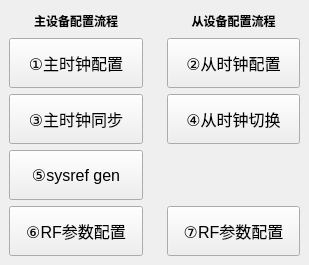
<?xml version="1.0" encoding="UTF-8"?>
<ui version="4.0">
 <class>Form</class>
 <widget class="QWidget" name="Form">
  <property name="geometry">
   <rect>
    <x>0</x>
    <y>0</y>
    <width>309</width>
    <height>265</height>
   </rect>
  </property>
  <property name="windowTitle">
   <string>RF配置</string>
  </property>
  <layout class="QGridLayout" name="gridLayout_2">
   <property name="leftMargin">
    <number>0</number>
   </property>
   <property name="topMargin">
    <number>0</number>
   </property>
   <property name="rightMargin">
    <number>0</number>
   </property>
   <property name="bottomMargin">
    <number>0</number>
   </property>
   <item row="0" column="0">
    <widget class="QWidget" name="widget_master" native="true">
     <layout class="QGridLayout" name="gridLayout">
      <item row="4" column="0">
       <widget class="QPushButton" name="btn_master_rf_config">
        <property name="minimumSize">
         <size>
          <width>0</width>
          <height>50</height>
         </size>
        </property>
        <property name="font">
         <font>
          <pointsize>12</pointsize>
         </font>
        </property>
        <property name="text">
         <string>⑥RF参数配置</string>
        </property>
       </widget>
      </item>
      <item row="1" column="0">
       <widget class="QPushButton" name="btn_master_clock_cfg">
        <property name="minimumSize">
         <size>
          <width>0</width>
          <height>50</height>
         </size>
        </property>
        <property name="font">
         <font>
          <pointsize>12</pointsize>
         </font>
        </property>
        <property name="text">
         <string>①主时钟配置</string>
        </property>
       </widget>
      </item>
      <item row="0" column="0">
       <widget class="QLabel" name="label">
        <property name="sizePolicy">
         <sizepolicy hsizetype="Minimum" vsizetype="Preferred">
          <horstretch>0</horstretch>
          <verstretch>0</verstretch>
         </sizepolicy>
        </property>
        <property name="font">
         <font>
          <weight>75</weight>
          <bold>true</bold>
         </font>
        </property>
        <property name="text">
         <string>主设备配置流程</string>
        </property>
        <property name="alignment">
         <set>Qt::AlignCenter</set>
        </property>
       </widget>
      </item>
      <item row="2" column="0">
       <widget class="QPushButton" name="btn_master_clock_sync">
        <property name="minimumSize">
         <size>
          <width>0</width>
          <height>50</height>
         </size>
        </property>
        <property name="font">
         <font>
          <pointsize>12</pointsize>
         </font>
        </property>
        <property name="text">
         <string>③主时钟同步</string>
        </property>
       </widget>
      </item>
      <item row="3" column="0">
       <widget class="QPushButton" name="btn_sysref_gen">
        <property name="minimumSize">
         <size>
          <width>0</width>
          <height>50</height>
         </size>
        </property>
        <property name="font">
         <font>
          <pointsize>12</pointsize>
         </font>
        </property>
        <property name="text">
         <string>⑤sysref gen</string>
        </property>
       </widget>
      </item>
     </layout>
    </widget>
   </item>
   <item row="0" column="1">
    <widget class="QWidget" name="widget_slave" native="true">
     <layout class="QGridLayout" name="gridLayout_4">
      <item row="0" column="0">
       <widget class="QLabel" name="label_2">
        <property name="sizePolicy">
         <sizepolicy hsizetype="Minimum" vsizetype="Preferred">
          <horstretch>0</horstretch>
          <verstretch>0</verstretch>
         </sizepolicy>
        </property>
        <property name="font">
         <font>
          <weight>75</weight>
          <bold>true</bold>
         </font>
        </property>
        <property name="text">
         <string>从设备配置流程</string>
        </property>
        <property name="alignment">
         <set>Qt::AlignCenter</set>
        </property>
       </widget>
      </item>
      <item row="4" column="0">
       <widget class="QPushButton" name="btn_slave_rf_config">
        <property name="minimumSize">
         <size>
          <width>0</width>
          <height>50</height>
         </size>
        </property>
        <property name="font">
         <font>
          <pointsize>12</pointsize>
         </font>
        </property>
        <property name="text">
         <string>⑦RF参数配置</string>
        </property>
       </widget>
      </item>
      <item row="1" column="0">
       <widget class="QPushButton" name="btn_slave_clock_cfg">
        <property name="minimumSize">
         <size>
          <width>0</width>
          <height>50</height>
         </size>
        </property>
        <property name="font">
         <font>
          <pointsize>12</pointsize>
         </font>
        </property>
        <property name="text">
         <string>②从时钟配置</string>
        </property>
       </widget>
      </item>
      <item row="2" column="0">
       <widget class="QPushButton" name="btn_slave_clock_sync">
        <property name="minimumSize">
         <size>
          <width>0</width>
          <height>50</height>
         </size>
        </property>
        <property name="font">
         <font>
          <pointsize>12</pointsize>
         </font>
        </property>
        <property name="text">
         <string>④从时钟切换</string>
        </property>
       </widget>
      </item>
      <item row="3" column="0">
       <widget class="QWidget" name="widget" native="true">
        <property name="sizePolicy">
         <sizepolicy hsizetype="Minimum" vsizetype="Fixed">
          <horstretch>0</horstretch>
          <verstretch>0</verstretch>
         </sizepolicy>
        </property>
        <property name="minimumSize">
         <size>
          <width>0</width>
          <height>50</height>
         </size>
        </property>
        <property name="font">
         <font>
          <pointsize>12</pointsize>
         </font>
        </property>
       </widget>
      </item>
     </layout>
    </widget>
   </item>
  </layout>
 </widget>
 <resources/>
 <connections/>
</ui>
